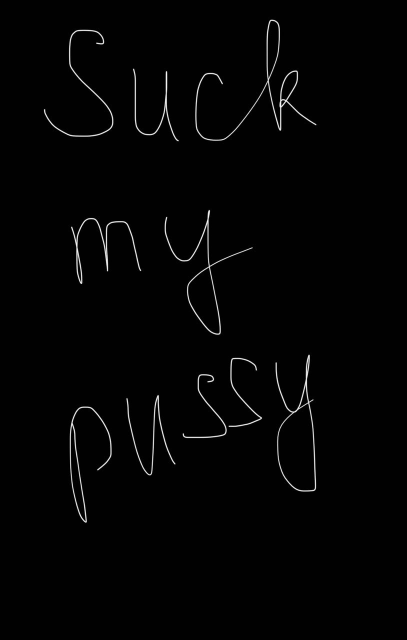
#> input picture opencv_lessons/data/text_detection/img.jpg, 814 x 1280 px, found by its file name (shown at 1/2 size)
$ python 3_lesson_image_crop.py
#> lines starting #> are read from the running program, lines starting #| are printed output that depends on the picture
import os
import cv2


image_path = os.path.join('opencv_lessons', 'data', 'img.jpg')
image = cv2.imread(image_path)
#> image is the input picture: shape (1280, 814, 3); min 0, max 255, mean 3.9

print(image.shape)
#| (1280, 814, 3)

cropped_image = image[230:450, 200:400]
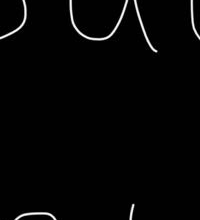
#> cropped_image: shape (220, 200, 3); min 0, max 255, mean 5.1

print(cropped_image.shape)
#| (220, 200, 3)

cv2.imshow('img', cropped_image)
cv2.waitKey(0)
